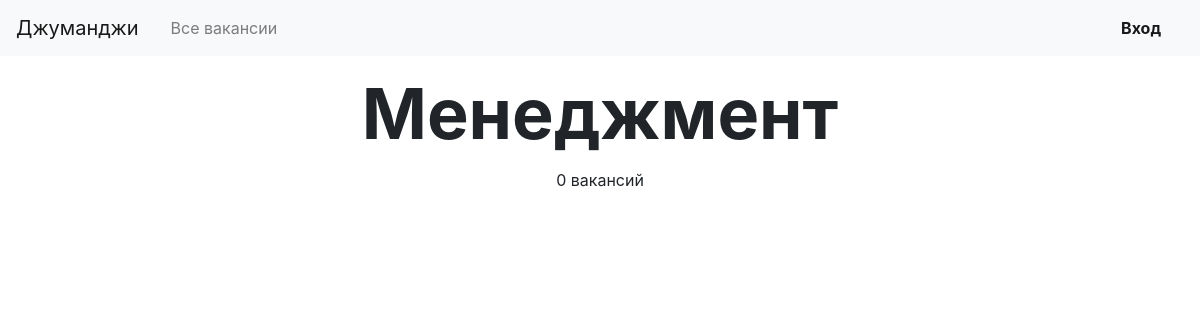
The page /vacancies/cat/management/ on the database as committed earlier.
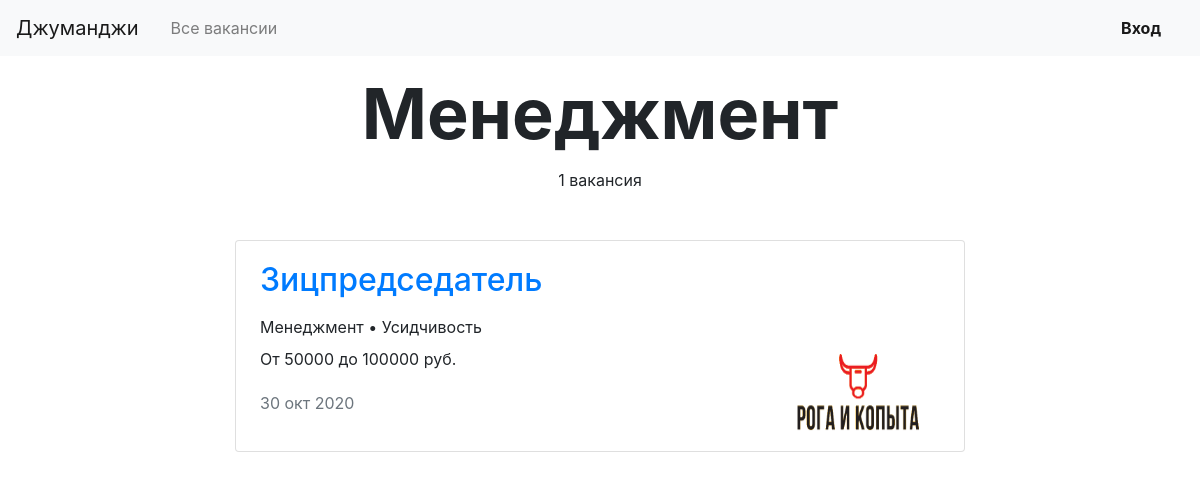
The same page on the database as committed later.
### vacancies/models.py (models this page shows, shortened)
class Vacancy(models.Model):
    title = models.CharField(max_length=100)
    specialty = models.ForeignKey(Specialty, on_delete=models.CASCADE, related_name='vacancies')
    company = models.ForeignKey(Company, on_delete=models.CASCADE, related_name='vacancies')
    skills = models.CharField(max_length=100, blank=True)
    description = models.TextField(max_length=200, blank=True)
    salary_min = models.DecimalField(decimal_places=2, max_digits=15, blank=True)
    salary_max = models.DecimalField(decimal_places=2, max_digits=15, blank=True)
    published_at = models.DateField(auto_now=True)

class Specialty(models.Model):
    FRONTEND = 'frontend'
    BACKEND = 'backend'
    GAMEDEV = 'gamedev'
    DEVOPS = 'devops'
    DESIGN = 'design'
    PRODUCTS = 'products'
    MANAGEMENT = 'management'
    TESTING = 'testing'
    CHOICES = [
        (None, '--- Выберите специализацию ---'),
        (FRONTEND, 'Фронтенд разработка'),
        (BACKEND, 'Бэкенд разработка'),
        (GAMEDEV, 'Разработка игр'),
        (DEVOPS, 'Девопс'),
        (DESIGN, 'Дизайн'),
        (PRODUCTS, 'Продукты'),
        (MANAGEMENT, 'Менеджмент'),
        (TESTING, 'Тестирование'),
    ]
    code = models.SlugField(unique=True)
    title = models.CharField(max_length=100)
    picture = models.ImageField(upload_to=MEDIA_SPECIALITY_IMAGE_DIR)

class Company(models.Model):
    name = models.CharField(max_length=100)
    location = models.CharField(max_length=100)
    logo = models.ImageField(upload_to=MEDIA_COMPANY_IMAGE_DIR)
    description = models.TextField(max_length=200)
    employee_count = models.IntegerField()
    owner = models.OneToOneField(get_user_model(),
                                 on_delete=models.PROTECT, null=True, blank=True, related_name='company')

### vacancies/views.py (the view)
# urls.py: path('vacancies/', views.VacanciesView.as_view(), name='all_vacancies'),
class VacanciesView(TemplateView):
    template_name = "vacancies/vacancies.html"
    def get_context_data(self, **kwargs):
        context = super(VacanciesView, self).get_context_data(**kwargs)
        speciality_code = context.get('speciality_code', None)
        if speciality_code is None:
            vacancies = Vacancy.objects.all()
        else:
            specialty = Specialty.objects.filter(code=speciality_code).first()
            vacancies = Vacancy.objects.filter(specialty__code=speciality_code)
            if specialty is None:
                raise Http404
            context['current_specialty'] = specialty
        context['vacancies'] = vacancies
        context['title_left'] = 'Вакансии'
        return context

### vacancies/context_processors.py (called while the page is built)
def common_data(request):
    return {
        "title": "Джуманджи",
    }

### vacancies/templatetags/my_extras.py (called while the page is built)
@register.simple_tag
def word_by_number(number, s1, s2, s3, show_number=True):
    s = s3
    remainder = number % 100
    if remainder not in range(5, 20):
        remainder %= 10
        if remainder in (2, 3, 4):
            s = s2
        elif remainder == 1:
            s = s1
    if show_number:
        s = str(number) + " " + s
    return s

@register.simple_tag
def vacancy_by_number(number, show_number=True):
    return word_by_number(number, 'вакансия', 'вакансии', 'вакансий', show_number)

### vacancies/templates/vacancies/vacancies.html
{% extends "vacancies/base.html" %}
{% load my_extras %}
{% block content %}
  <main class="container mt-3">
    <section>
      <h1 class="h1 text-center mx-auto mt-4 pt-5" style="font-size: 70px;"><strong>{% if current_specialty is None %}Все вакансии{% else %}{{ current_specialty.title }}{% endif %}</strong></h1>
      <p class="text-center pt-1">{% vacancy_by_number vacancies|length %}</p>
      {% include 'vacancies/base_card_vacancy.html' %}
    </section>
  </main>
{% endblock content %}

### vacancies/templates/vacancies/base_card_vacancy.html
<div class="row mt-5">
    <div class="col-12 col-lg-8 offset-lg-2 m-auto">
      {% for vacancy in vacancies %}
      <div class="card mb-4">
        <div class="card-body px-4">
          <div class="row">
            <div class="col-12 col-md-8 col-lg-9">
              <a href="{% url 'vacancy_info' vacancy_id=vacancy.id %}">
              <h2 class="h2 pb-2">{{ vacancy.title }}</h2>
              </a>
              <p class="mb-2">{{ vacancy.specialty.title }} {% if vacancy.skills %} • {{ vacancy.skills }}{% endif %}</p>
              <p>От {{ vacancy.salary_min|floatformat }} до {{ vacancy.salary_max|floatformat }} руб.</p>
              <p class="text-muted pt-1">{{ vacancy.published_at|date:"d b Y" }}</p>
            </div>
            <div class="col-12 col-md-4 col-lg-3 d-flex align-items-end">
              <a href="{% url 'company_vacancies' vacancy.company_id %}"><img src="{% if vacancy.company.logo %}{{ vacancy.company.logo.url }}{% endif %}" width="130" height="80" alt="{{ vacancy.company.name }}"></a>
            </div>
          </div>
        </div>
      </div>
      {% endfor %}
    </div>
</div>

Rows that differ between the two databases and show on the page:
added Vacancy: title "Зицпредседатель", specialty "Менеджмент", skills "Усидчивость", salary_min "50000", salary_max "100000", published_at "30 окт 2020", company.logo (picture)
Other text that changed with them:
text no longer shown: "0 вакансий"
text now shown: "1 вакансия"
